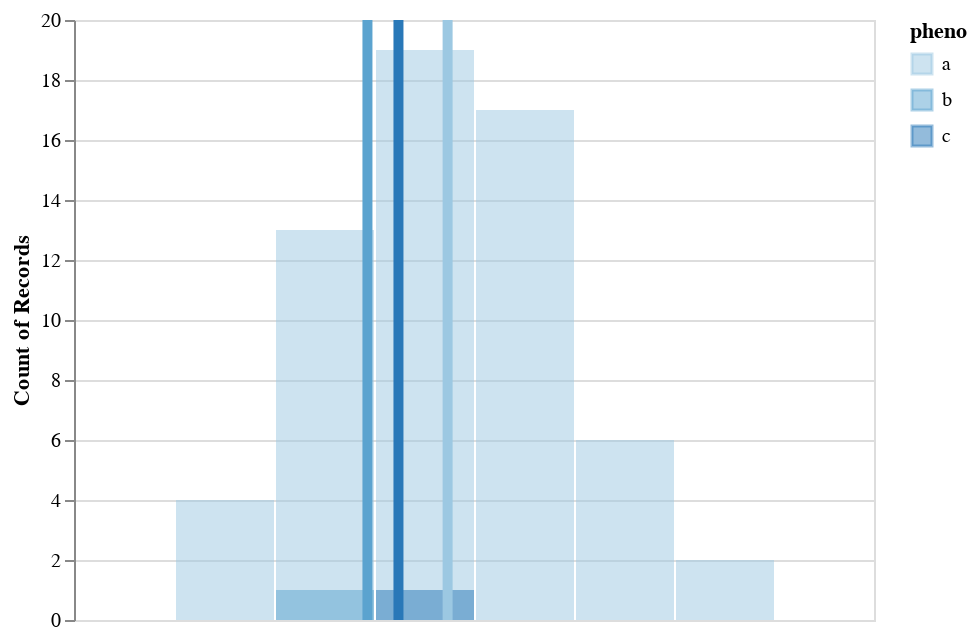

Notebook code cell kept with this figure:
### Code cell
base = alt.Chart(source)

base.mark_bar(opacity=0.5).encode(
    x=alt.X('r:Q', bin=True, axis=None),
    y=alt.Y('count()', stack=None),
    color="pheno:O"
) + base.mark_rule(color='red').encode(
    x='mean(r):Q',
    size=alt.value(5),
    color="pheno:O"
)

### Figure 1 — Vega-Lite specification as saved in the notebook (floating-point values rounded to 4 significant figures)
{"config": {"view": {"continuousWidth": 400, "continuousHeight": 300}}, "layer": [{"mark": {"type": "bar", "opacity": 0.5}, "encoding": {"color": {"type": "ordinal", "field": "pheno"}, "x": {"type": "quantitative", "axis": null, "bin": true, "field": "r"}, "y": {"type": "quantitative", "aggregate": "count", "stack": null}}}, {"mark": {"type": "rule", "color": "red"}, "encoding": {"color": {"type": "ordinal", "field": "pheno"}, "size": {"value": 5}, "x": {"type": "quantitative", "aggregate": "mean", "field": "r"}}}], "data": {"name": "data-e4dc89ec476373160e0c27f2f9a0e8ad"}, "$schema": "https://vega.github.io/schema/vega-lite/v4.0.2.json", "datasets": {"data-e4dc89ec476373160e0c27f2f9a0e8ad": [{"pheno": "a", "r": 0.5949}, {"pheno": "a", "r": 0.5413}, {"pheno": "a", "r": 0.5226}, {"pheno": "a", "r": 0.4952}, {"pheno": "a", "r": 0.6}, {"pheno": "a", "r": 0.5392}, {"pheno": "a", "r": 0.5874}, {"pheno": "a", "r": 0.6517}, {"pheno": "a", "r": 0.6238}, {"pheno": "a", "r": 0.5955}, {"pheno": "a", "r": 0.4817}, {"pheno": "a", "r": 0.6289}, {"pheno": "a", "r": 0.5628}, {"pheno": "a", "r": 0.4733}, {"pheno": "a", "r": 0.6962}, {"pheno": "a", "r": 0.6099}, {"pheno": "a", "r": 0.6257}, {"pheno": "a", "r": 0.6763}, {"pheno": "a", "r": 0.5515}, {"pheno": "a", "r": 0.5696}, {"pheno": "a", "r": 0.6517}, {"pheno": "a", "r": 0.5696}, {"pheno": "a", "r": 0.5887}, {"pheno": "a", "r": 0.5375}, {"pheno": "a", "r": 0.603}, {"pheno": "a", "r": 0.6464}, {"pheno": "a", "r": 0.6221}, {"pheno": "a", "r": 0.5938}, {"pheno": "a", "r": 0.5942}, {"pheno": "a", "r": 0.5446}, {"pheno": "a", "r": 0.5065}, {"pheno": "a", "r": 0.637}, {"pheno": "a", "r": 0.5027}, {"pheno": "a", "r": 0.5263}, {"pheno": "a", "r": 0.5161}, {"pheno": "a", "r": 0.6056}, {"pheno": "a", "r": 0.5846}, {"pheno": "a", "r": 0.5809}, {"pheno": "a", "r": 0.6026}, {"pheno": "a", "r": 0.4914}, {"pheno": "a", "r": 0.5751}, {"pheno": "a", "r": 0.6296}, {"pheno": "a", "r": 0.5983}, {"pheno": "a", "r": 0.5763}, {"pheno": "a", "r": 0.6088}, {"pheno": "a", "r": 0.6642}, {"pheno": "a", "r": 0.5145}, {"pheno": "a", "r": 0.6834}, {"pheno": "a", "r": 0.5478}, {"pheno": "a", "r": 0.633}, {"pheno": "a", "r": 0.6056}, {"pheno": "a", "r": 0.5893}, {"pheno": "a", "r": 0.612}, {"pheno": "a", "r": 0.7262}, {"pheno": "a", "r": 0.5538}, {"pheno": "a", "r": 0.5964}, {"pheno": "a", "r": 0.6081}, {"pheno": "a", "r": 0.7024}, {"pheno": "a", "r": 0.5968}, {"pheno": "a", "r": 0.5237}, {"pheno": "a", "r": 0.5177}, {"pheno": "b", "r": 0.5467}, {"pheno": "c", "r": 0.5622}]}}
